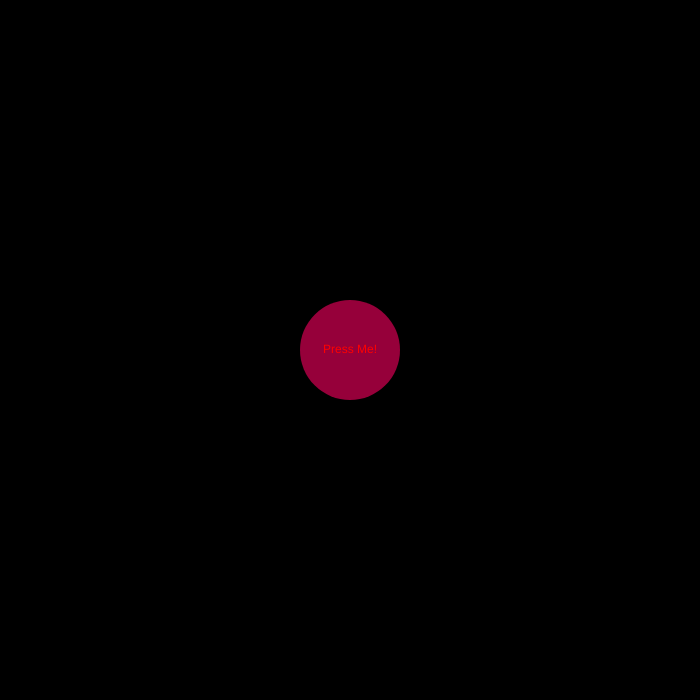
Frame 1 (no input)
Frame 60 (no input): identical to frame 1, image omitted
Frame 120 (the mouse pressed at the canvas centre since frame 60): identical to frame 1, image omitted

The p5.js sketch that drew this single still picture (run headless with seeded random() and noise() and a simulated clock; from frame 60 on, the mouse is pressed at the canvas centre):

// p5.js sketch
// ── sketch.js
// Title: Light Switch
// Author: Elijah Ko
// Date: 2019-12-16
// Credit: Daniel Shiffman's Coding Train - p5.js "Chapter 3.4"

let button = false;
let buttonDiameter = 100;
// let extraCanvas;
let distance;

function setup() {
  createCanvas(700, 700);
}

function draw() {
  background(0);
  
  distance = dist(mouseX, mouseY, width/2, height/2);
  
  if (button) {
    background(255);
  }

  noStroke();
  fill(255, 0, 100, 150);
  ellipseMode(CENTER);
  ellipse(width / 2, height / 2, buttonDiameter, buttonDiameter);
  
  fill(255, 0, 0);
  textAlign(CENTER, CENTER);
  text("Press Me!", width/2, height/2);
}

function mousePressed() {
  if (distance <= buttonDiameter/2) {
    button = !button;
  }
}
